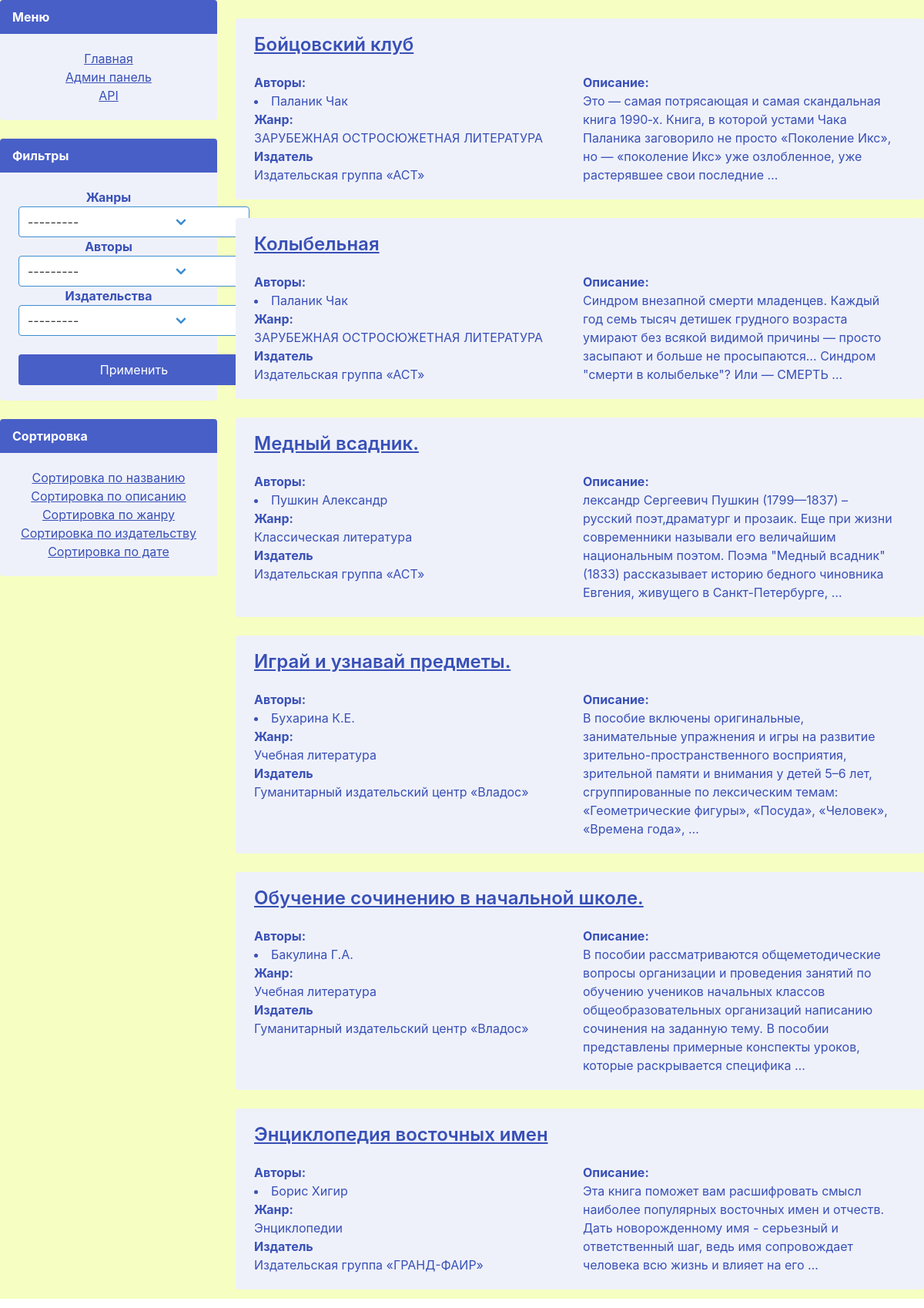
The page /?ord=genre on the database its author committed.
### web_client/models.py (models this page shows, shortened)
class Book(models.Model):
    title = models.CharField(
        max_length=250, unique=True, verbose_name="Название")
    slug = models.SlugField(max_length=250, unique=True, verbose_name="URL")
    description = models.TextField()
    author = models.ManyToManyField(
        Author, related_name="books")
    genre = models.ForeignKey(
        Genre, related_name='books', on_delete=models.CASCADE, null=True)
    publisher = models.ForeignKey(
        Publisher, related_name='books', on_delete=models.CASCADE, null=True)
    publication_date = models.DateField(default=datetime.now)
    class Meta:
        ordering = ('title',)

class BaseModel(models.Model):
    name = models.CharField(max_length=250, unique=True,
                            verbose_name="имя/название")
    slug = models.SlugField(max_length=250, unique=True, verbose_name="URL")
    description = models.TextField()
    class Meta:
        abstract = True
        ordering = ('name',)
    def __str__(self) -> str:
        return self.name

class Author(BaseModel):
    is_alive = models.BooleanField(default=True)

class Genre(BaseModel):
    pass

class Publisher(BaseModel):
    pass

### web_client/views/index.py (the view)
# urls.py: path('', views.index, name='index'),
def index(request):
    context = ContextFactory().get_context(HendlerName.INDEX, request)
    return render(request ,"index.html", context=context)

### web_client/forms.py
class FilterForms(forms.Form):
    genre = forms.ModelChoiceField(queryset=ReceiverData(
        model_name=ModelName.GENRE).get_all(), required=False)
    publisher = forms.ModelChoiceField(queryset=ReceiverData(
        model_name=ModelName.PUBLISHER).get_all(), required=False)
    author = forms.ModelChoiceField(queryset=ReceiverData(
        model_name=ModelName.AUTHOR).get_all(), required=False)

### core/context_factories.py (called while the page is built)
    def index_context(self, request) -> dict:
        return {
            "books": ReceiverData(ModelName.BOOK).get_with_terms(request),
            "sort_options": SORT_OPTION,
            "form" : FilterForms(),
            "filter" : True,
        }

### core/receive_data.py (called while the page is built)
    def get_all(self):
        return self.model.objects.all()

    def get_with_terms(self, request) -> QuerySet:
        kit: QuerySet = self.get_all()
        ordering = request.GET.get('ord', None)
        if ordering:
            kit = kit.order_by(ordering)
        return kit

### web_client/templates/index.html (shortened to what this page needs)
{% extends "base.html" %}
{% block content %}
{% load static %}
<div id="contetnt" >
    <br>
    {% for book in books %}
    <div class="notification is-link is-light">
        <h1 class="title is-4"><a href="#">{{book.title}}</a></h1>
        <div class="columns">
            <div class="column">
                <strong>Авторы:</strong>
                <p>
                    <il>
                    {% for author in book.author.all %}
                        <li>{{author.name}}</li>
                    {% endfor %}
                    </il>
                </p>
            <strong>Жанр:</strong>
                <p> {{book.genre.name}}</p>
            <strong> Издатель</strong>
                <p> {{book.publisher.name}}</p>
            </div>
            <div class="column">
                <strong>Описание:</strong>
                <p> {{book.description|truncatewords:30}}</p>
            </div>
        </div>
    </div>
    {% endfor %}
</div>
{% endblock %}

### web_client/static/css/main.css (style rules this page uses)
body { background-color: rgb(246, 255, 193); background-size: 100%; min-height: 1000px; }
select { width: 100%; min-width: 300px; }

### rows shown on the page
Book: title "Бойцовский клуб", genre.name "ЗАРУБЕЖНАЯ ОСТРОСЮЖЕТНАЯ ЛИТЕРАТУРА", publisher.name "Издательская группа «АСТ»", description "Это — самая потрясающая и самая скандальная книга 1990‑х. Книга, в которой устами Чака Паланика заговорило не просто «Поколение Икс», но — «поколение Икс» уже озлобленное, уже растерявшее свои последние …"
Author: name "Паланик Чак"
Book: title "Колыбельная", genre.name "ЗАРУБЕЖНАЯ ОСТРОСЮЖЕТНАЯ ЛИТЕРАТУРА", publisher.name "Издательская группа «АСТ»", description "Синдром внезапной смерти младенцев. Каждый год семь тысяч детишек грудного возраста умирают без всякой видимой причины — просто засыпают и больше не просыпаются… Синдром \"смерти в колыбельке\"? Или — СМЕРТЬ …"
Book: title "Медный всадник.", genre.name "Классическая литература", publisher.name "Издательская группа «АСТ»", description "лександр Сергеевич Пушкин (1799—1837) – русский поэт,драматург и прозаик. Еще при жизни современники называли его величайшим национальным поэтом. Поэма \"Медный всадник\" (1833) рассказывает историю бедного чиновника Евгения, живущего в Санкт-Петербурге, …"
Author: name "Пушкин Александр"
Book: title "Играй и узнавай предметы.", genre.name "Учебная литература", publisher.name "Гуманитарный издательский центр «Владос»", description "В пособие включены оригинальные, занимательные упражнения и игры на развитие зрительно-пространственного восприятия, зрительной памяти и внимания у детей 5–6 лет, сгруппированные по лексическим темам: «Геометрические фигуры», «Посуда», «Человек», «Времена года», …"
Author: name "Бухарина К.Е."
Book: title "Обучение сочинению в начальной школе.", genre.name "Учебная литература", publisher.name "Гуманитарный издательский центр «Владос»", description "В пособии рассматриваются общеметодические вопросы организации и проведения занятий по обучению учеников начальных классов общеобразовательных организаций написанию сочинения на заданную тему. В пособии представлены примерные конспекты уроков, которые раскрывается специфика …"
Author: name "Бакулина Г.А."
Book: title "Энциклопедия восточных имен", genre.name "Энциклопедии", publisher.name "Издательская группа «ГРАНД-ФАИР»", description "Эта книга поможет вам расшифровать смысл наиболее популярных восточных имен и отчеств. Дать новорожденному имя - серьезный и ответственный шаг, ведь имя сопровождает человека всю жизнь и влияет на его …"
Author: name "Борис Хигир"

### other values the page prints
{{ item.title }} "Сортировка по названию" "Сортировка по описанию" "Сортировка по жанру" "Сортировка по издательству" "Сортировка по дате"
